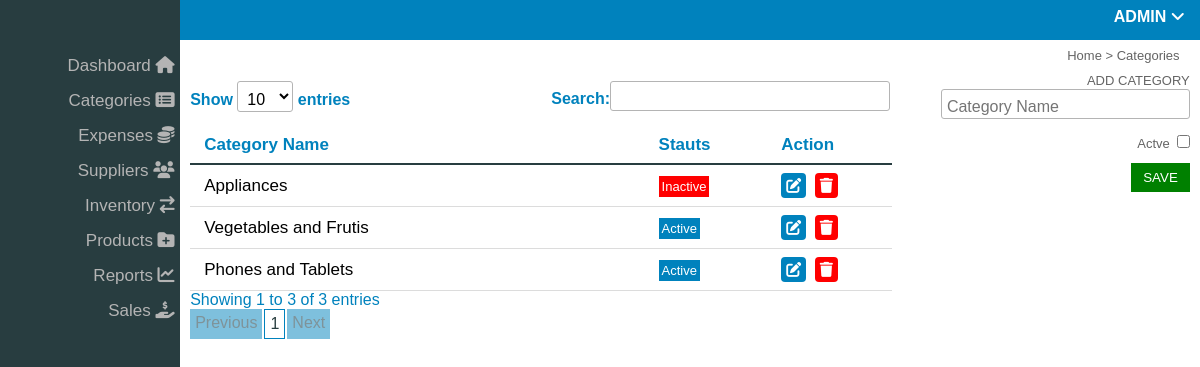
Page /index.php?link=category (signed in) on the earlier database version.
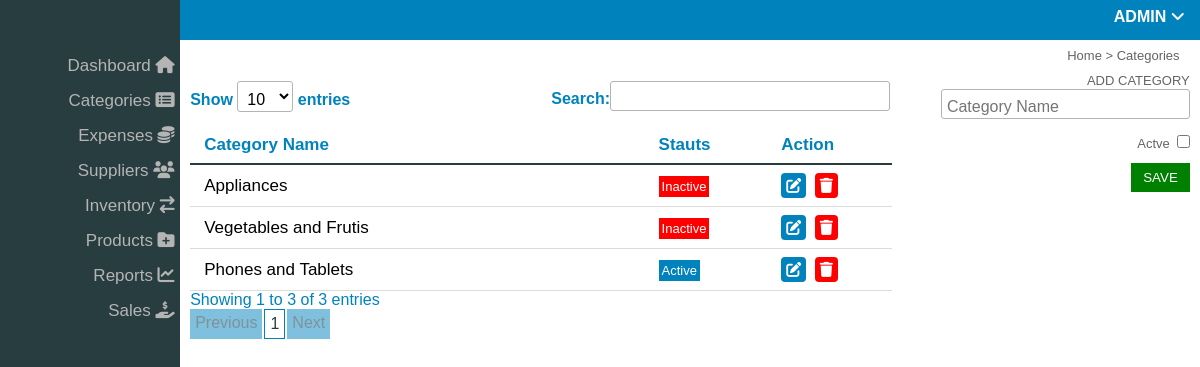
Same page on the later database version.
### tables this page shows
CREATE TABLE `users` (
  `id` int(11) NOT NULL,
  `email` varchar(200) NOT NULL,
  `username` varchar(200) NOT NULL,
  `password` text NOT NULL
);

CREATE TABLE `category` (
  `id` int(200) NOT NULL,
  `cat_name` varchar(200) NOT NULL,
  `status` int(11) DEFAULT NULL
);

### includes/category.php (the view, shortened to what this page needs)
<p class="page-title">Home > Categories</p>
<div class="page-panel">
<div class="home-page">
    <div class="table-side">
        <table id="tbl"cellspacing="0">
            <thead>
                <tr>
                    <th>Category Name</th>
                    <th>Stauts</th>
                    <th>Action</th>
                </tr>
            </thead>
            <tbody>
                <?php $result=$conn->query("select * from category order by id desc");
                    while($rows=mysqli_fetch_assoc($result)):?>
                        <tr>
                            <td><?php echo $rows['cat_name'];?></td>
                            <td>
                                <?php
                                if($rows['status']=="1"){
                                    echo "<span class='active-cat'>Active</span>";
                                }else{
                                    echo "<span class='inactive-cat'>Inactive</span>";
                                }
                                ?>
                        </td>
                            <td>
                            <i class="fa fa-edit"></i>
                        <i class="fa fa-trash"></i>
                            </td>
                        </tr>
                        <?php endwhile;
                ?>
            </tbody>
        </table>
    </div>
    <div class="add-side">
        <span class="page-title">ADD CATEGORY</span>
        <form action=""id="frm-cat">
            <input type="text"placeholder="Category Name"name="name"required autocomplete="off" id="txt-cat"><br>
            <span class="page-title">Actve</span><input type="checkbox"value="1"name="status"><br>
            <button>SAVE</button>
        </form>
    </div>
</div>
</div>
<?php include('footer.php');?>

### includes/header.php (shortened to what this page needs)
<!DOCTYPE html>
<html lang="en">
<head>
    <link rel="stylesheet" href="styling/style.css?v=<?php echo time();?>">
    <link rel="stylesheet" href="assets/fontawesome/css/fontawesome.min.css">
<link rel="stylesheet" href="assets/fontawesome/css/fontawesome.css">
<link rel="stylesheet" href="assets/fontawesome/css/brands.css">
<link rel="stylesheet" href="assets/fontawesome/css/solid.css">
<link rel="stylesheet" href="assets/fontawesome/css/regular.css">
</head>

### index.php (shortened to what this page needs)
<?php
$sec=$_SESSION['sec'];
include('includes/header.php');
?>
<body>
    <?php
    if(!empty($sec)){
        include('includes/home.php');
    }else{
        include('includes/login.php');
    }
    ?>
</body>
<?php include('includes/footer.php');?>

### includes/navbar.php
<div class="navbar">
    <div class="holder">
    <li><a href="index.php?link=<?php echo 'home'?>">Dashboard <i class="fa fa-home"></i></a></li>
    <li><a href="index.php?link=<?php echo 'category'?>">Categories <i class="fa fa-list-alt"></i></a></li>
    <li><a href="index.php?link=<?php echo 'expenses'?>">Expenses <i class="fas fa-coins"></i></a></li>
    <li><a href="index.php?link=<?php echo 'supplier'?>">Suppliers <i class="fa fa-users"></i></a></li>
    <li><a href="index.php?link=<?php echo 'inventory'?>">Inventory <i class="fas fa-exchange"></i></a></li>
    <li><a href="index.php?link=<?php echo 'product'?>">Products <i class="fas fa-folder-plus"></i></a></li>
    <li><a href="index.php?link=<?php echo 'report'?>">Reports <i class="fas fa-chart-line"></i></a></li>
    <li><a href="index.php?link=<?php echo 'sales'?>">Sales <i class="fas fa-hand-holding-usd"></i></a></li>
    </div>
</div>

### includes/home.php (shortened to what this page needs)
<?php
include('navbar.php');?>
<div class="home-panel">
<?php include('topbar.php');
if($_GET['link']=='logout'){
    session_destroy();?>
    <script>location.href="index.php"</script>
    <?php
}else if($_GET['link']=='home'){
    include('dashboard.php');
}else if($_GET['link']=='inventory'){
    include('inventory.php');
}else if($_GET['link']=='category'){
    include('category.php');
}else if($_GET['link']=='supplier'){
    include('supplier.php');
}else if($_GET['link']=='product'){
    include('product.php');
}else if($_GET['link']=='expenses'){
    include('expense.php');
}else if($_GET['link']=='report'){
    include('report.php');
}else if($_GET['link']=='sales'){
    include('sales.php');
}
?>

### includes/topbar.php (shortened to what this page needs)
<div class="top-bar">
    <div class="ka-bar">
        <div class="text">
            <?php
            include('dbconfig.php');
            $result=$conn->query("select * from users where id=".$_SESSION['sec']." limit 1");
            $row=mysqli_fetch_assoc($result);
            ?>
            <span onclick="showOption()"><?php echo $row['username'];?> <i class="fa fa-angle-down"></i></span>
        </div>
    </div>
</div>

### includes/footer.php (shortened to what this page needs)
</html>

### styling/style.css (style rules this page uses)
* { padding:0;margin:0;font-family: Arial, Helvetica, sans-serif; }
body { background: #ffffff; }
input,select { padding:8px 2px 2px 5px;border:1px solid rgb(180,180,180);border-radius: 3px;font-size: 16px;width:80%;margin-bottom: 15px; }
input[type=checkbox] { width:fit-content;margin-left:7px; }
button, .btn-cancel { padding:7px 4%;background-color: green;color:#FFFFFF;border:0;cursor:pointer;margin-bottom:15px; }
a { text-decoration: none; }
li { list-style: none; }
table { width:100%; }
table th, table tr td { font-size:17px; text-align:left; padding:8px 2%; background-color:#FFFFFF; color:rgb(0,130,189); border-bottom: 2px solid rgba(0, 26, 29, 0.842); }
table tr td { background-color: transparent; color:#000; border-bottom:1px solid rgb(220,220,220); }
table tr td .fa { padding:5px; margin-right:4%; border-radius:4px; font-size:15px; cursor:pointer; }
table tr td .fa-edit { background-color:rgb(0,130,189); color:#FFFFFF; }
table tr td .fa-trash { background-color:red; color:#FFFFFF; }
.col-sm-6 label, table span { font-weight: bold; color:rgb(0,130,189); }
.navbar { height:100vh; width:15%; background-color: rgba(0, 26, 29, 0.842); float:left; display:block; text-align: right; }
.home-panel { width:85%; float:left; }
.top-bar { height:5vh; display:flex; background-color: rgb(0,130,189); width:100%; }
.top-bar .ka-bar { width:30%; margin-left:70%; text-align:right; position:relative; }
.top-bar .text, .top-bar #dropped { position: absolute; margin-right: 2%; width: 35%; margin-left: 60%; margin-top:1vh; }
.text span { font-weight: bold; color:white; cursor:pointer; text-transform: uppercase; }
.navbar .holder { margin-top:7vh; }
.navbar a { color:rgb(180,180,180); font-size:17px; margin-right:3%; margin-top:20px; }
.navbar li { margin-top:15px; }
.page-panel { width:98%; margin:1vh 0 0 1%; }
.home-page { display:flex; }
.page-title { color:rgb(100,100,100); text-align:right; width:98%; font-size:13px; margin-top:1vh; }
.table-side { width:70%; }
.add-side { width:30%; text-align: right; }
.add-side .page-title { font-weight: lighter; }
.active-cat, .inactive-cat { padding:3px; color:#FFFFFF; background-color: rgb(0,130,189); font-weight:lighter; font-size:13px; }
.inactive-cat { background-color: red; }

Differences in the rows shown:
changed category "Vegetables and Frutis": status "Active" → "Inactive"
